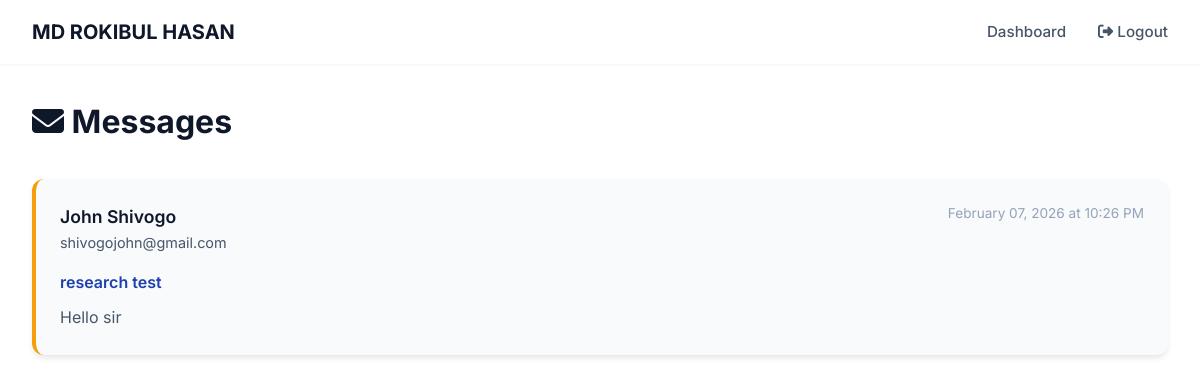
/admin/messages (signed in), run on the app's committed database.
### models.py (models this page shows, shortened)
class Message(db.Model):
    id = db.Column(db.Integer, primary_key=True)
    name = db.Column(db.String(100), nullable=False)
    email = db.Column(db.String(120), nullable=False)
    subject = db.Column(db.String(200))
    message = db.Column(db.Text, nullable=False)
    read = db.Column(db.Boolean, default=False)
    created_at = db.Column(db.DateTime, default=datetime.utcnow)

### app.py (the view)
    @app.route('/admin/messages')
    @login_required
    def admin_messages():
        messages = Message.query.order_by(Message.created_at.desc()).all()
        return render_template('admin/messages.html', messages=messages)

### templates/admin/messages.html (shortened to what this page needs)
<!DOCTYPE html>
<html lang="en">
<head>
    <link rel="stylesheet" href="https://cdnjs.cloudflare.com/ajax/libs/font-awesome/6.4.0/css/all.min.css">
    <link rel="stylesheet" href="{{ url_for('static', filename='css/style.css') }}">
</head>
<body>
    <nav class="navbar" id="navbar">
        <div class="container nav-container">
            <a href="{{ url_for('index') }}" class="logo">
                <span class="logo-text">MD ROKIBUL HASAN</span>
            </a>
            <ul class="nav-menu">
                <li><a href="{{ url_for('admin_dashboard') }}" class="nav-link">Dashboard</a></li>
                <li><a href="{{ url_for('admin_logout') }}" class="nav-link"><i class="fas fa-sign-out-alt"></i>
                        Logout</a></li>
            </ul>
        </div>
    </nav>
    <div class="admin-container">
        <div class="admin-header">
            <h1><i class="fas fa-envelope"></i> Messages</h1>
        </div>
        {% if messages %}
        <div class="messages-list">
            {% for message in messages %}
            <div class="message-card {% if not message.is_read %}unread{% endif %}">
                <div class="message-header">
                    <div>
                        <div class="message-from">{{ message.name }}</div>
                        <div class="message-email">{{ message.email }}</div>
                    </div>
                    <div class="message-date">
                        {{ message.created_at.strftime('%B %d, %Y at %I:%M %p') }}
                    </div>
                </div>
                {% if message.subject %}
                <div class="message-subject">{{ message.subject }}</div>
                {% endif %}
                <div class="message-body">{{ message.message }}</div>
            </div>
            {% endfor %}
        </div>
        {% else %}
        <div class="empty-state">
            <i class="fas fa-envelope-open"></i>
            <h3>No messages yet</h3>
            <p>Messages from the contact form will appear here</p>
        </div>
        {% endif %}
    </div>
</body>
</html>

### static/css/style.css (style rules this page uses)
:root { --primary-color: #1e40af; --primary-light: #3b82f6; --primary-dark: #1e3a8a; --secondary-color: #f59e0b; --secondary-light: #fbbf24; --secondary-dark: #d97706; --bg-primary: #ffffff; --bg-secondary: #f8fafc; --bg-tertiary: #f1f5f9; --text-primary: #0f172a; --text-secondary: #475569; --text-tertiary: #94a3b8; --border-color: #e2e8f0; --shadow-sm: 0 1px 2px 0 rgba(0, 0, 0, 0.05); --shadow-md: 0 4px 6px -1px rgba(0, 0, 0, 0.1); --shadow-lg: 0 10px 15px -3px rgba(0, 0, 0, 0.1); --shadow-xl: 0 20px 25px -5px rgba(0, 0, 0, 0.1); --font-primary: 'Inter', -apple-system, BlinkMacSystemFont, 'Segoe UI', sans-serif; --font-secondary: 'Merriweather', Georgia, serif; --container-width: 1200px; --section-padding: 5rem 0; --transition-fast: 0.2s ease; --transition-normal: 0.3s ease; --transition-slow: 0.5s ease; }
* { margin: 0; padding: 0; box-sizing: border-box; }
html { scroll-behavior: smooth; font-size: 16px; }
body { font-family: var(--font-primary); background-color: var(--bg-primary); color: var(--text-primary); line-height: 1.6; transition: background-color var(--transition-normal), color var(--transition-normal); }
.container { max-width: var(--container-width); margin: 0 auto; padding: 0 2rem; }
.navbar { position: fixed; top: 0; left: 0; right: 0; background: rgba(255, 255, 255, 0.95); backdrop-filter: blur(10px); box-shadow: var(--shadow-sm); z-index: 1000; transition: all var(--transition-normal); }
.nav-container { display: flex; justify-content: space-between; align-items: center; padding: 1rem 2rem; }
.logo { text-decoration: none; color: var(--text-primary); font-weight: 700; font-size: 1.25rem; transition: color var(--transition-fast); }
.nav-menu { display: flex; list-style: none; gap: 2rem; align-items: center; }
.nav-link { text-decoration: none; color: var(--text-secondary); font-weight: 500; font-size: 0.95rem; transition: color var(--transition-fast); position: relative; }
.nav-link::after { content: ''; position: absolute; bottom: -5px; left: 0; width: 0; height: 2px; background: var(--primary-color); transition: width var(--transition-normal); }

### templates/admin/messages.html (style rules this page uses)
.admin-container { max-width: 1200px; margin: 0 auto; padding: 6rem 2rem 2rem; }
.admin-header h1 { font-size: 2rem; color: var(--text-primary); margin-bottom: 2rem; }
.messages-list { display: flex; flex-direction: column; gap: 1rem; }
.message-card { background: var(--bg-primary); padding: 1.5rem; border-radius: 12px; box-shadow: var(--shadow-md); border-left: 4px solid var(--primary-color); }
.message-card.unread { border-left-color: var(--secondary-color); background: var(--bg-secondary); }
.message-header { display: flex; justify-content: space-between; align-items: start; margin-bottom: 1rem; }
.message-from { font-weight: 600; color: var(--text-primary); font-size: 1.1rem; }
.message-email { color: var(--text-secondary); font-size: 0.9rem; }
.message-date { color: var(--text-tertiary); font-size: 0.85rem; }
.message-subject { font-weight: 600; color: var(--primary-color); margin-bottom: 0.5rem; }
.message-body { color: var(--text-secondary); line-height: 1.7; white-space: pre-wrap; }

### data on the page
Message: name "John Shivogo", email "shivogojohn@gmail.com", created_at "February 07, 2026 at 10:26 PM", subject "research test", message "Hello sir"
